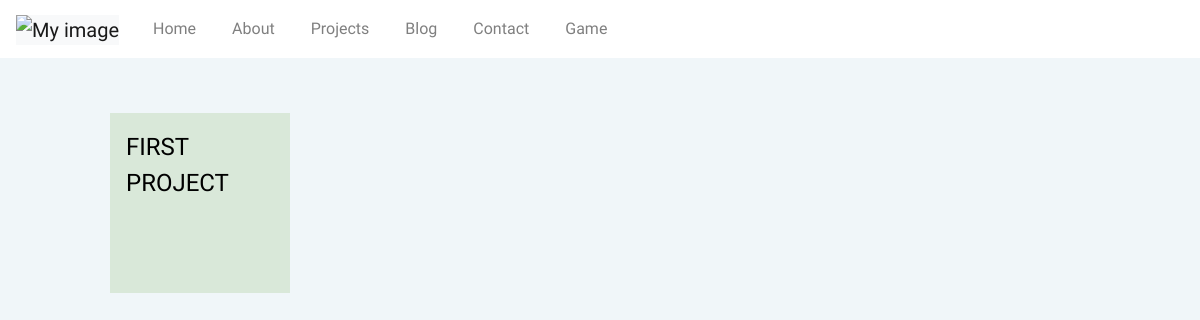
Page /project on the earlier database version.
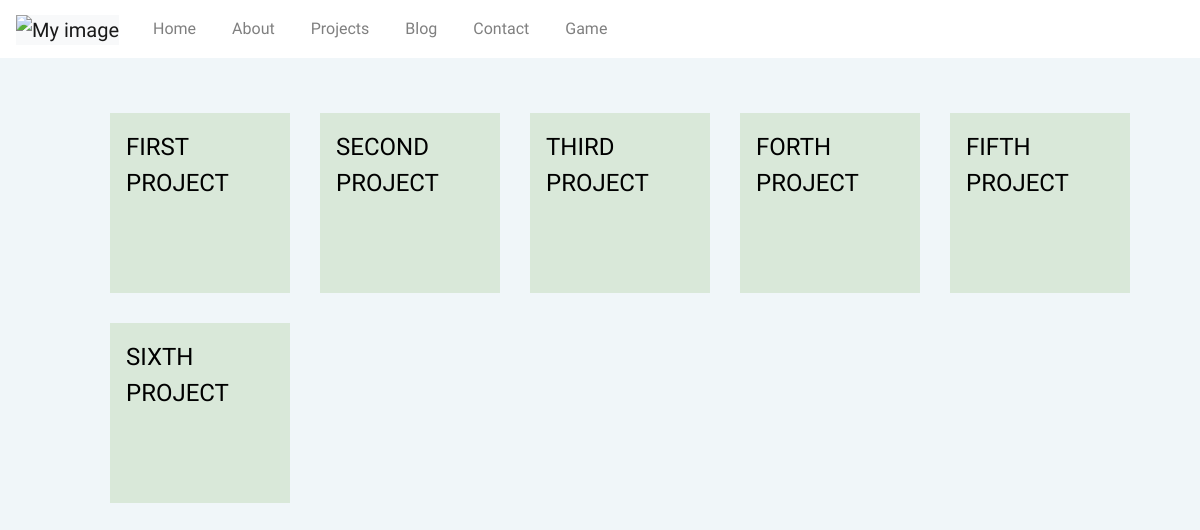
Same page on the later database version.
### project/models.py (models this page shows)
class Project(models.Model):
    title = models.CharField(max_length=100)
    description = models.CharField(max_length=200)

### project/views.py (the view)
# urls.py: path("", views.index, name="index"),
def index(request):
    projects = Project.objects.all()
    return render(request, "project/index.html", {"projects": projects})

### project/templates/project/index.html (shortened to what this page needs)
{% extends "portfolio/base.html" %}
{% block content %}
<div class="container">
   {% for project in projects %}
        <div><a href="/project/{{ project.id }}/">{{ project.title }}</a></div>
    {% endfor %}
</div>
 {% endblock %}

### portfolio/templates/portfolio/base.html (shortened to what this page needs)
<!doctype html>
<html lang="en">
  <head>
    <link rel="stylesheet" href="https://stackpath.bootstrapcdn.com/bootstrap/4.5.2/css/bootstrap.min.css">
    {% load static %}
    <link rel="stylesheet" type="text/css" href="{% static 'portfolio/style.css' %}">
  </head>
  <body>
    {% block navbar %}
    <nav class="navbar navbar-expand-lg navbar-light">
  <a class="navbar-brand" href="#"><img width="120px" height="60px" class="bg-light" src="{% static "portfolio/lorem-logo.png" %}" alt="My image"></a>
  <div class="collapse navbar-collapse" id="navbarNavDropdown">
    <ul class="navbar-nav">
        <li class="nav-item">
        <a class="nav-link" href="/">Home<span class="sr-only">(current)</span></a>
      </li>
      <li class="nav-item">
        <a class="nav-link" href="/about">About</a>
      </li>
      <li class="nav-item">
        <a class="nav-link" href="/project">Projects</a>
      </li>
      <li class="nav-item">
        <a class="nav-link" href="#">Blog</a>
      </li>
      <li class="nav-item">
        <a class="nav-link" href="/contact">Contact</a>
      </li>
      <li class="nav-item">
        <a class="nav-link" href="/game">Game</a>
      </li>
    </ul>
  </div>
</nav>
{% endblock %}
    <div id="content">
        {% block content %}{% endblock %}
    </div>
  </body>
</html>

### portfolio/static/portfolio/style.css (style rules this page uses)
body { margin: 0; box-sizing: border-box; background-color: #f0f6f9; font-family: "Tajawal", sans-serif; }
.nav-item { margin: 0 10px; }
.navbar { background-color: white; }
.container { display: flex; flex-wrap: wrap; margin: 5vh 10vh; }
.container > div { width: 15vw; height: 15vw; margin: 15px; font-size: 1.5rem; padding: 1rem; background-color: #d9e8d9; color: rgb(0, 0, 0); text-transform: uppercase; }
.container > div a { text-decoration: none; color: rgb(0, 0, 0); }

Differences in the rows shown:
added Project: title "SECOND PROJECT"
added Project: title "THIRD PROJECT"
added Project: title "FORTH PROJECT"
added Project: title "FIFTH PROJECT"
added Project: title "SIXTH PROJECT"
